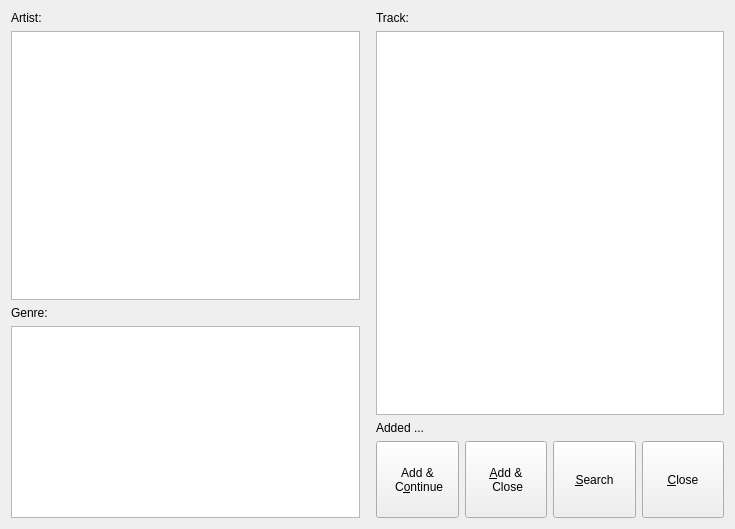
<?xml version="1.0" encoding="UTF-8"?>
<ui version="4.0">
 <class>browseWidget</class>
 <widget class="QWidget" name="browseWidget">
  <property name="geometry">
   <rect>
    <x>0</x>
    <y>0</y>
    <width>735</width>
    <height>529</height>
   </rect>
  </property>
  <property name="minimumSize">
   <size>
    <width>0</width>
    <height>0</height>
   </size>
  </property>
  <property name="windowTitle">
   <string>Form</string>
  </property>
  <layout class="QHBoxLayout" name="horizontalLayout">
   <item>
    <layout class="QVBoxLayout" name="verticalLayout">
     <item>
      <widget class="QLabel" name="label_3">
       <property name="text">
        <string>Artist:</string>
       </property>
       <property name="alignment">
        <set>Qt::AlignBottom|Qt::AlignLeading|Qt::AlignLeft</set>
       </property>
      </widget>
     </item>
     <item>
      <widget class="QListWidget" name="artistList">
       <property name="sizePolicy">
        <sizepolicy hsizetype="Expanding" vsizetype="Expanding">
         <horstretch>0</horstretch>
         <verstretch>0</verstretch>
        </sizepolicy>
       </property>
       <property name="horizontalScrollBarPolicy">
        <enum>Qt::ScrollBarAlwaysOff</enum>
       </property>
       <property name="verticalScrollMode">
        <enum>QAbstractItemView::ScrollPerPixel</enum>
       </property>
       <property name="horizontalScrollMode">
        <enum>QAbstractItemView::ScrollPerItem</enum>
       </property>
      </widget>
     </item>
     <item>
      <widget class="QLabel" name="label">
       <property name="text">
        <string>Genre:</string>
       </property>
       <property name="alignment">
        <set>Qt::AlignBottom|Qt::AlignLeading|Qt::AlignLeft</set>
       </property>
      </widget>
     </item>
     <item>
      <widget class="QListWidget" name="genreList">
       <property name="sizePolicy">
        <sizepolicy hsizetype="Expanding" vsizetype="Fixed">
         <horstretch>0</horstretch>
         <verstretch>0</verstretch>
        </sizepolicy>
       </property>
       <property name="minimumSize">
        <size>
         <width>0</width>
         <height>0</height>
        </size>
       </property>
       <property name="verticalScrollBarPolicy">
        <enum>Qt::ScrollBarAlwaysOff</enum>
       </property>
       <property name="horizontalScrollBarPolicy">
        <enum>Qt::ScrollBarAlwaysOff</enum>
       </property>
       <property name="verticalScrollMode">
        <enum>QAbstractItemView::ScrollPerPixel</enum>
       </property>
       <property name="horizontalScrollMode">
        <enum>QAbstractItemView::ScrollPerItem</enum>
       </property>
      </widget>
     </item>
    </layout>
   </item>
   <item>
    <spacer name="horizontalSpacer">
     <property name="orientation">
      <enum>Qt::Horizontal</enum>
     </property>
     <property name="sizeType">
      <enum>QSizePolicy::Minimum</enum>
     </property>
     <property name="sizeHint" stdset="0">
      <size>
       <width>10</width>
       <height>20</height>
      </size>
     </property>
    </spacer>
   </item>
   <item>
    <layout class="QVBoxLayout" name="verticalLayout_2" stretch="0,5,0,1">
     <item>
      <widget class="QLabel" name="label_2">
       <property name="text">
        <string>Track:</string>
       </property>
       <property name="alignment">
        <set>Qt::AlignBottom|Qt::AlignLeading|Qt::AlignLeft</set>
       </property>
      </widget>
     </item>
     <item>
      <widget class="QListWidget" name="trackList">
       <property name="sizePolicy">
        <sizepolicy hsizetype="Expanding" vsizetype="Expanding">
         <horstretch>0</horstretch>
         <verstretch>1</verstretch>
        </sizepolicy>
       </property>
       <property name="horizontalScrollBarPolicy">
        <enum>Qt::ScrollBarAlwaysOff</enum>
       </property>
       <property name="verticalScrollMode">
        <enum>QAbstractItemView::ScrollPerPixel</enum>
       </property>
      </widget>
     </item>
     <item>
      <widget class="QLabel" name="infoLabel">
       <property name="sizePolicy">
        <sizepolicy hsizetype="Ignored" vsizetype="Preferred">
         <horstretch>0</horstretch>
         <verstretch>0</verstretch>
        </sizepolicy>
       </property>
       <property name="text">
        <string>Added ...</string>
       </property>
      </widget>
     </item>
     <item>
      <layout class="QHBoxLayout" name="horizontalLayout_2">
       <item>
        <widget class="QPushButton" name="addContBtn">
         <property name="sizePolicy">
          <sizepolicy hsizetype="Minimum" vsizetype="Expanding">
           <horstretch>0</horstretch>
           <verstretch>0</verstretch>
          </sizepolicy>
         </property>
         <property name="text">
          <string>Add &amp;&amp;
 C&amp;ontinue</string>
         </property>
        </widget>
       </item>
       <item>
        <widget class="QPushButton" name="addCloseBtn">
         <property name="sizePolicy">
          <sizepolicy hsizetype="Minimum" vsizetype="Expanding">
           <horstretch>0</horstretch>
           <verstretch>0</verstretch>
          </sizepolicy>
         </property>
         <property name="text">
          <string>&amp;Add &amp;&amp;
 Close</string>
         </property>
        </widget>
       </item>
       <item>
        <widget class="QPushButton" name="searchBtn">
         <property name="sizePolicy">
          <sizepolicy hsizetype="Minimum" vsizetype="Expanding">
           <horstretch>0</horstretch>
           <verstretch>0</verstretch>
          </sizepolicy>
         </property>
         <property name="text">
          <string>&amp;Search</string>
         </property>
        </widget>
       </item>
       <item>
        <widget class="QPushButton" name="closeBtn">
         <property name="sizePolicy">
          <sizepolicy hsizetype="Minimum" vsizetype="Expanding">
           <horstretch>0</horstretch>
           <verstretch>0</verstretch>
          </sizepolicy>
         </property>
         <property name="text">
          <string>&amp;Close</string>
         </property>
        </widget>
       </item>
      </layout>
     </item>
    </layout>
   </item>
  </layout>
 </widget>
 <resources/>
 <connections>
  <connection>
   <sender>closeBtn</sender>
   <signal>clicked()</signal>
   <receiver>browseWidget</receiver>
   <slot>cancel()</slot>
   <hints>
    <hint type="sourcelabel">
     <x>469</x>
     <y>276</y>
    </hint>
    <hint type="destinationlabel">
     <x>493</x>
     <y>314</y>
    </hint>
   </hints>
  </connection>
  <connection>
   <sender>searchBtn</sender>
   <signal>clicked()</signal>
   <receiver>browseWidget</receiver>
   <slot>switchToSearch()</slot>
   <hints>
    <hint type="sourcelabel">
     <x>403</x>
     <y>281</y>
    </hint>
    <hint type="destinationlabel">
     <x>426</x>
     <y>317</y>
    </hint>
   </hints>
  </connection>
  <connection>
   <sender>addCloseBtn</sender>
   <signal>clicked()</signal>
   <receiver>browseWidget</receiver>
   <slot>addClose()</slot>
   <hints>
    <hint type="sourcelabel">
     <x>317</x>
     <y>291</y>
    </hint>
    <hint type="destinationlabel">
     <x>292</x>
     <y>315</y>
    </hint>
   </hints>
  </connection>
  <connection>
   <sender>addContBtn</sender>
   <signal>clicked()</signal>
   <receiver>browseWidget</receiver>
   <slot>addContinue()</slot>
   <hints>
    <hint type="sourcelabel">
     <x>210</x>
     <y>285</y>
    </hint>
    <hint type="destinationlabel">
     <x>175</x>
     <y>315</y>
    </hint>
   </hints>
  </connection>
  <connection>
   <sender>artistList</sender>
   <signal>itemSelectionChanged()</signal>
   <receiver>browseWidget</receiver>
   <slot>onArtistChanged()</slot>
   <hints>
    <hint type="sourcelabel">
     <x>74</x>
     <y>88</y>
    </hint>
    <hint type="destinationlabel">
     <x>137</x>
     <y>1</y>
    </hint>
   </hints>
  </connection>
  <connection>
   <sender>genreList</sender>
   <signal>itemSelectionChanged()</signal>
   <receiver>browseWidget</receiver>
   <slot>onGenreChanged()</slot>
   <hints>
    <hint type="sourcelabel">
     <x>110</x>
     <y>271</y>
    </hint>
    <hint type="destinationlabel">
     <x>158</x>
     <y>203</y>
    </hint>
   </hints>
  </connection>
 </connections>
 <slots>
  <slot>cancel()</slot>
  <slot>switchToSearch()</slot>
  <slot>addClose()</slot>
  <slot>addContinue()</slot>
  <slot>onArtistChanged()</slot>
  <slot>onGenreChanged()</slot>
 </slots>
</ui>
